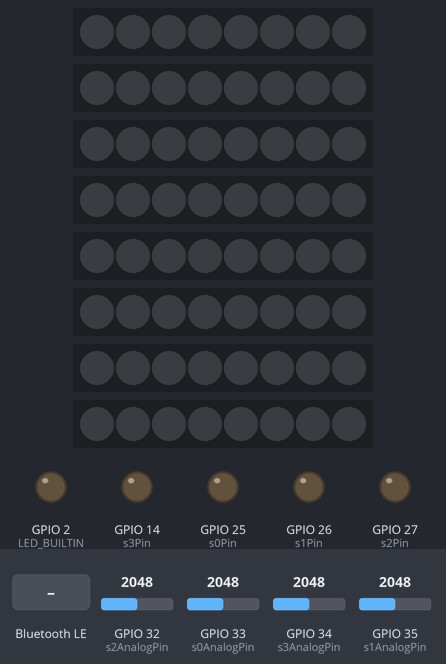
A sketch run on a simulated ESP32. Parts: 8 × 8 RGB LEDs in strip order, left to right, output pins drawn as LEDs (lit = HIGH). Dashed ring = blinking. Inputs (shaded band) come from the test bench; at power-on: GPIO 33 (s0AnalogPin) = 2048, GPIO 35 (s1AnalogPin) = 2048, GPIO 32 (s2AnalogPin) = 2048, GPIO 34 (s3AnalogPin) = 2048 (analog values on the 0–4095 scale). Nothing arrives over Bluetooth unless stated; a phone connects over Bluetooth LE 3 s after start; what the sketch prints to the serial monitor is not drawn.

Above: at 1.2 s.
1.3 s: Bluetooth LE write "0" received
At 3.15 s:
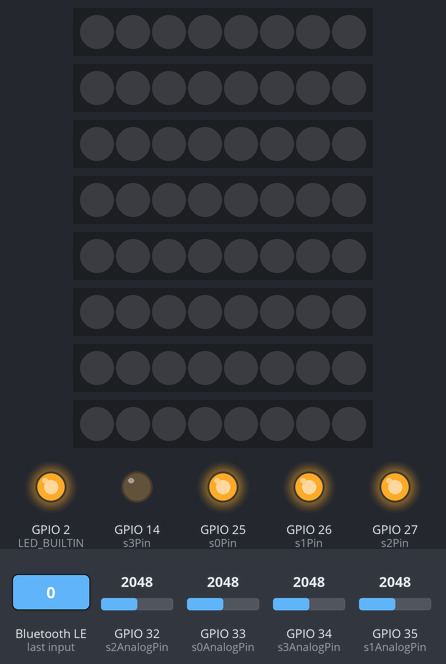
At 3.7 s:
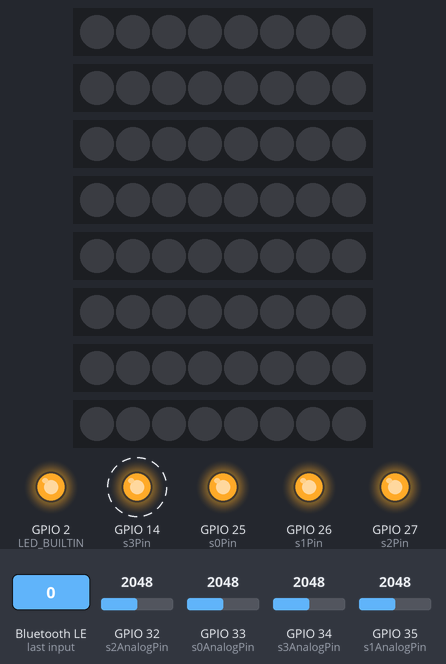
4.3 s: GPIO 33 (s0AnalogPin) set to 695
7.3 s: GPIO 33 (s0AnalogPin) set to 611
10.3 s: GPIO 35 (s1AnalogPin) set to 701
13.3 s: GPIO 35 (s1AnalogPin) set to 578
16.3 s: GPIO 32 (s2AnalogPin) set to 664
19.3 s: GPIO 32 (s2AnalogPin) set to 570
Timing chart, 0 to 69.8 s (numbered marks = the images above; inputs shaded):
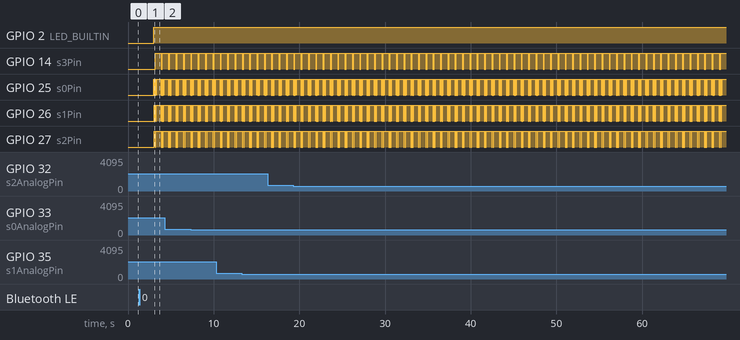

Measured:
- by itself, GPIO 14 (s3Pin): alternates HIGH for 0.69 s and LOW for 0.16 s
- by itself, GPIO 25 (s0Pin): repeats every 0.86 s: 7 × (HIGH 0.02 s, LOW 0.02 s), HIGH 0.55 s, LOW 0.02 s
- by itself, GPIO 26 (s1Pin): repeats every 0.86 s: 3 × (HIGH 0.04 s, LOW 0.04 s), HIGH 0.57 s, LOW 0.04 s
- by itself, GPIO 27 (s2Pin): repeats every 0.86 s: HIGH 0.08 s, LOW 0.08 s, HIGH 0.61 s, LOW 0.08 s

The sketch:

bluetooth.ino
```cpp
#include <BLEDevice.h>
#include <BLEServer.h>
#include <BLEUtils.h>
#include <BLE2902.h>
#include <FastLED.h>

// Common constants
#define NUM_CELLS_IN_ROW       8
#define NUM_ROWS               8
#define SEND_BOARD_STATE_DELAY 500
#define DELAY_BETWEEN_HALL_SENSORS_READING 20

// Parser constants
#define CHARACTER_TO_SEPARATE_COMMANDS  ';'
#define CHARACTER_TO_SEPARATE_FIELDS    '_'
#define CHARACTER_TO_SEPARATE_FLAGS     '%'

// BLE constants
#define SERVICE_UUID                        "5f47f8ff-fbb4-47d4-ac92-8520ef9fed17"
#define WRITE_COLOR_CHAR                    "17e8a436-de30-47dd-bfb8-baf4d82afbdb"
#define BOARD_STATE_NOTIFICATIONS_CHAR      "7d09ef8c-b14f-4bbb-9d48-4b1c1f7f8044"

// LEDs constants
int BOARD_ROW_LED_PINS[NUM_ROWS] = {16, 17, 5, 18, 19, 21, 22, 13};
#define LED_TYPE    WS2812B
#define COLOR_ORDER GRB
#define BRIGHTNESS 250

/// Hall sensors constats
#define ANALOG_READ_RESOLUTION      6
#define s0Pin                       25
#define s1Pin                       26
#define s2Pin                       27
#define s3Pin                       14

#define s0AnalogPin                   33 /// read only
#define s1AnalogPin                   35 /// read only
#define s2AnalogPin                   32 /// read only
#define s3AnalogPin                   34 /// read only


// FastLEDs variables
CRGB leds[NUM_ROWS][NUM_CELLS_IN_ROW];

// BLE variables
BLEServer* pServer = NULL;
BLECharacteristic* pCharacteristicWriteColor = NULL;
BLECharacteristic* pCharacteristicBoardState = NULL;
BLEDescriptor *pDescr;
BLE2902 *pBLE2902;

// other variables
bool deviceConnected = false;
bool oldDeviceConnected = false;

void setBoardColors(CRGB color) {
  for(int i = 0; i < NUM_ROWS; ++i) {
    fill_solid(leds[i], NUM_CELLS_IN_ROW, color);
  }
}

class BLEServerConnectCallback: public BLEServerCallbacks {
    void onConnect(BLEServer* pServer) {
      digitalWrite(LED_BUILTIN, HIGH);
      deviceConnected = true;
    };

    void onDisconnect(BLEServer* pServer) {
      digitalWrite(LED_BUILTIN, LOW);
      deviceConnected = false;
      setBoardColors(CRGB::Black);
      FastLED.show();
    }
};

struct ProcessedString {
  std::vector<String> commands;
  String flags;
};

class BLEOnWriteColorCallback: public BLECharacteristicCallbacks {
  void processCommand(String command) {
    Serial.println(command);
    String color;
    int rowIndex = -1, columnIndex = -1;
    int currentStartIndex = 0;
    for(int i = 0; i < command.length(); ++i){
      if(command[i] == CHARACTER_TO_SEPARATE_FIELDS) {
        if(color.length() == 0) {
          color = command.substring(currentStartIndex, i);
        } else if(rowIndex == -1) {
          rowIndex = command.substring(currentStartIndex, i).toInt();
        } else if(columnIndex == -1) {
          columnIndex = command.substring(currentStartIndex, i).toInt();
        }
        currentStartIndex = i + 1;
        continue;
      }
    }
    columnIndex = command.substring(currentStartIndex, command.length()).toInt();
    color = color.substring(1);
    String prefix = String("0x");
    uint8_t red = strtoul((prefix + color.substring(0,2)).c_str(), NULL, 16);
    leds[rowIndex][columnIndex].red = red;

    uint8_t green = strtoul((prefix + color.substring(2,4)).c_str(), NULL, 16);
    leds[rowIndex][columnIndex].green = green;

    uint8_t blue = strtoul((prefix + color.substring(4,6)).c_str(), NULL, 16);
    leds[rowIndex][columnIndex].blue = blue;
    FastLED.show();
  }

  void processFlags(String flags) {
    Serial.println(flags);

    for(int i = 0; i < flags.length(); i++) {
      switch(flags[i])
      {
        case 'r':
          setBoardColors(CRGB::Black);
          break;
      }
    }
  }

  ProcessedString processWriteString(String receivedString) {
    Serial.println("Received string: " + receivedString);
    ProcessedString result;
    std::vector<String> commands = std::vector<String>();
    String flags = "";
    int currentCommandStartIndex = 0;
    for(int i = 0; i < receivedString.length(); i++) {
      if(receivedString[i] == CHARACTER_TO_SEPARATE_COMMANDS) {
        commands.push_back(receivedString.substring(currentCommandStartIndex, i));
        currentCommandStartIndex = i + 1;
        continue;
      }
      // Flags were found. A new command is added and substring of next index and to the end of the string will be flags
      if(receivedString[i] == CHARACTER_TO_SEPARATE_FLAGS) {
        commands.push_back(receivedString.substring(currentCommandStartIndex, i));
        flags = receivedString.substring(i + 1, receivedString.length());
        result.flags = flags;
        result.commands = commands;
        return result;
      }
    }
    // Flags were not found
    commands.push_back(receivedString.substring(currentCommandStartIndex, receivedString.length()));
    result.flags = "";
    result.commands = commands;
    return result;
  }

  void onWrite(BLECharacteristic *pChar) override {
    std::string pChar_value_stdstr = pChar->getValue();
    String pChar_value_string = String(pChar_value_stdstr.c_str());
    auto result = processWriteString(pChar_value_string);
    std::vector<String> commands = result.commands;
    String flags = result.flags;
    processFlags(flags);
    for(auto it = begin(commands); it != end(commands); ++it) {
      processCommand(*it);
    }
  }
};

void setupLeds() {
  pinMode(LED_BUILTIN, OUTPUT);
  // 16, 17, 5, 18, 19, 21, 22, 13
  FastLED.addLeds<LED_TYPE, 16, COLOR_ORDER>(leds[0], NUM_CELLS_IN_ROW);
  FastLED.addLeds<LED_TYPE, 17, COLOR_ORDER>(leds[1], NUM_CELLS_IN_ROW);
  FastLED.addLeds<LED_TYPE, 5,  COLOR_ORDER>(leds[2], NUM_CELLS_IN_ROW);
  FastLED.addLeds<LED_TYPE, 18, COLOR_ORDER>(leds[3], NUM_CELLS_IN_ROW);
  FastLED.addLeds<LED_TYPE, 19, COLOR_ORDER>(leds[4], NUM_CELLS_IN_ROW);
  FastLED.addLeds<LED_TYPE, 21, COLOR_ORDER>(leds[5], NUM_CELLS_IN_ROW);
  FastLED.addLeds<LED_TYPE, 22, COLOR_ORDER>(leds[6], NUM_CELLS_IN_ROW);
  FastLED.addLeds<LED_TYPE, 13, COLOR_ORDER>(leds[7], NUM_CELLS_IN_ROW);
  FastLED.setBrightness(BRIGHTNESS);
}

void setupBLEService() {
    // Create the BLE Device
  BLEDevice::init("ESP32_CHESS");

  // Create the BLE Server
  pServer = BLEDevice::createServer();
  pServer->setCallbacks(new BLEServerConnectCallback());

  // Create the BLE Service
  BLEService *pService = pServer->createService(SERVICE_UUID);

  // Create a BLE Characteristic
  pCharacteristicWriteColor = pService->createCharacteristic(
                      WRITE_COLOR_CHAR,
                      BLECharacteristic::PROPERTY_WRITE
                    );
  pCharacteristicBoardState = pService->createCharacteristic(
                      BOARD_STATE_NOTIFICATIONS_CHAR,
                      BLECharacteristic::PROPERTY_NOTIFY
                    );

  pDescr = new BLEDescriptor((uint16_t)0x2901);
  pCharacteristicBoardState->addDescriptor(pDescr);

  pBLE2902 = new BLE2902();
  pBLE2902->setNotifications(true);

  pCharacteristicBoardState->addDescriptor(pBLE2902);

  // After defining the desriptors, set the callback functions
  pCharacteristicWriteColor->setCallbacks(new BLEOnWriteColorCallback());

  // Start the service
  pService->start();

  // Start advertising
  BLEAdvertising *pAdvertising = BLEDevice::getAdvertising();
  pAdvertising->addServiceUUID(SERVICE_UUID);
  pAdvertising->setScanResponse(true);
  pAdvertising->setMinPreferred(0x06);  // functions that help with iPhone connections issue
  pAdvertising->setMinPreferred(0x00);  // set value to 0x00 to not advertise this parameter
  BLEDevice::startAdvertising();
  Serial.println("Waiting a client connection to notify...");
}

void setupHallSensors() {
  /// Initialize pins to control multiplexor
  pinMode(s0Pin, OUTPUT);
  pinMode(s1Pin, OUTPUT);
  pinMode(s2Pin, OUTPUT);
  pinMode(s3Pin, OUTPUT);

  pinMode(s0AnalogPin, INPUT);
  pinMode(s1AnalogPin, INPUT);
  pinMode(s2AnalogPin, INPUT);
  pinMode(s3AnalogPin, INPUT);

  /// Set initial values
  digitalWrite(s0Pin, LOW);
  digitalWrite(s1Pin, LOW);
  digitalWrite(s2Pin, LOW);
  digitalWrite(s3Pin, LOW);

  analogReadResolution(ANALOG_READ_RESOLUTION);
}

void setup() {
  Serial.begin(115200);

  setupLeds();
  setupHallSensors();
  setupBLEService();
}

void handleHallSensors() {
  String commandString[4] = {"","","",""};
  /// To get sensors values are used 4 multiplexor
  /// 4 multiplexor are connected dirrectly to hall sensors
  /// Different analog read pins are used for each multiplexor
  for (int i = 0; i < 16; i++) {
    if(i != 0) {
      for(int j = 0; j < 4; j++) {
        commandString[j].concat(CHARACTER_TO_SEPARATE_COMMANDS);
      }
    }
    // Set values to controll input of the multiplexor
    digitalWrite(s0Pin, i & 0x01);
    digitalWrite(s1Pin, (i >> 1) & 0x01);
    digitalWrite(s2Pin, (i >> 2) & 0x01);
    digitalWrite(s3Pin, (i >> 3) & 0x01);
    // A delay for signal stabilization
    delay(DELAY_BETWEEN_HALL_SENSORS_READING);
    // Reading signal value
    int sensorValues[4] = {analogRead(s0AnalogPin), analogRead(s1AnalogPin),analogRead(s2AnalogPin), analogRead(s3AnalogPin)};
    byte rowIndex = i / NUM_CELLS_IN_ROW;
    byte columnIndex = i % NUM_CELLS_IN_ROW;

    for(int j = 0; j < 4; j++) {
      commandString[j].concat(j * 2 + rowIndex);
      commandString[j].concat(CHARACTER_TO_SEPARATE_FIELDS);
      commandString[j].concat(columnIndex);
      commandString[j].concat(CHARACTER_TO_SEPARATE_FIELDS);
      commandString[j].concat(sensorValues[j]);
    }
  }
  String result = commandString[0] + CHARACTER_TO_SEPARATE_COMMANDS +
                  commandString[1] + CHARACTER_TO_SEPARATE_COMMANDS +
                  commandString[2] + CHARACTER_TO_SEPARATE_COMMANDS +
                  commandString[3];
  Serial.println(result.c_str());
  pCharacteristicBoardState->setValue(result.c_str());
  pCharacteristicBoardState->notify();
}

void testHallSensors() {
  String commandString = "";
  /// To get sensors values are used 4 multiplexor
  /// 4 multiplexor are connected dirrectly to hall sensors
  /// Different analog read pins are used for each multiplexor
  for (int i = 0; i < 16; i++) {
    if(i != 0) {
      commandString.concat(CHARACTER_TO_SEPARATE_COMMANDS);
    }
    // Set values to controll input of the multiplexor
    digitalWrite(s0Pin, i & 0x01);
    digitalWrite(s1Pin, (i >> 1) & 0x01);
    digitalWrite(s2Pin, (i >> 2) & 0x01);
    digitalWrite(s3Pin, (i >> 3) & 0x01);
    // A delay for signal stabilization
    delay(10);
    // Reading signal value
    int sensorValue = analogRead(s1AnalogPin);

    int value = sensorValue;

    byte rowIndex = i / NUM_CELLS_IN_ROW;
    byte columnIndex = i % NUM_CELLS_IN_ROW;

    byte numOfMultiplexor = 0;
      commandString.concat(numOfMultiplexor * 2 + rowIndex );
      commandString.concat(CHARACTER_TO_SEPARATE_FIELDS);
      commandString.concat(columnIndex);
      commandString.concat(CHARACTER_TO_SEPARATE_FIELDS);
      commandString.concat(value);
  }
  String result = commandString + CHARACTER_TO_SEPARATE_COMMANDS;
  Serial.println(result.c_str());
  // pCharacteristicBoardState->setValue(result.c_str());
  // pCharacteristicBoardState->notify();
}

void loop() {
    // notify changed value
    if (deviceConnected) {
        handleHallSensors();
        // testHallSensors();
        // delay(SEND_BOARD_STATE_DELAY);
    }
     // disconnecting
    if (!deviceConnected && oldDeviceConnected) {
        delay(500); // give the bluetooth stack the chance to get things ready
        pServer->startAdvertising(); // restart advertising
        Serial.println("start advertising");
        oldDeviceConnected = deviceConnected;
    }
    // connecting
    if (deviceConnected && !oldDeviceConnected) {
        // do stuff here on connecting
        oldDeviceConnected = deviceConnected;
    }
    delay(500);
}
```
